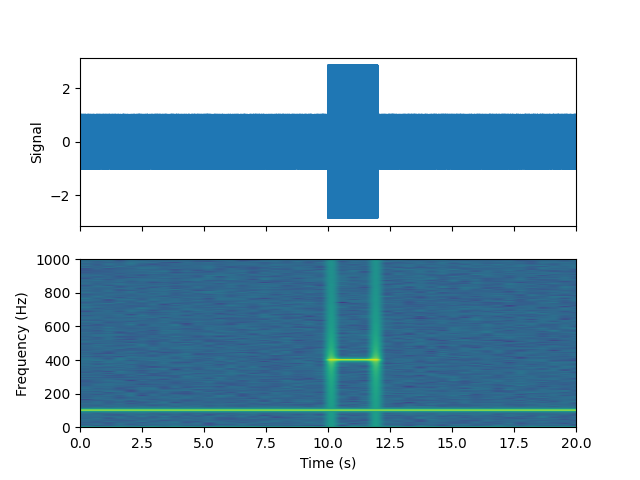

Write the Python code that produced this figure.
# 引入所需库
import matplotlib.pyplot as plt
import numpy as np
import matplotlib
matplotlib.use('TkAgg')



# 设置随机数种子
np.random.seed(19680801)

# 定义一些信号源
dt = 0.0005
t = np.arange(0.0, 20.5, dt)
s1 = np.sin(2 * np.pi * 100 * t)
s2 = 2 * np.sin(2 * np.pi * 400 * t)

# 创建“chirp”信号
s2[t <= 10] = s2[12 <= t] = 0

# 添加噪声
nse = 0.01 * np.random.random(size=len(t))

x = s1 + s2 + nse  # the signal
NFFT = 1024  # the length of the windowing segments
Fs = 1/dt  # the sampling frequency

fig, (ax1, ax2) = plt.subplots(nrows=2, sharex=True)
# 生成时频图
ax1.plot(t, x)
ax1.set_ylabel('Signal')

# 生成频谱图
Pxx, freqs, bins, im = ax2.specgram(x, NFFT=NFFT, Fs=Fs)
ax2.set_xlabel('Time (s)')
ax2.set_ylabel('Frequency (Hz)')
ax2.set_xlim(0, 20)

plt.show()
